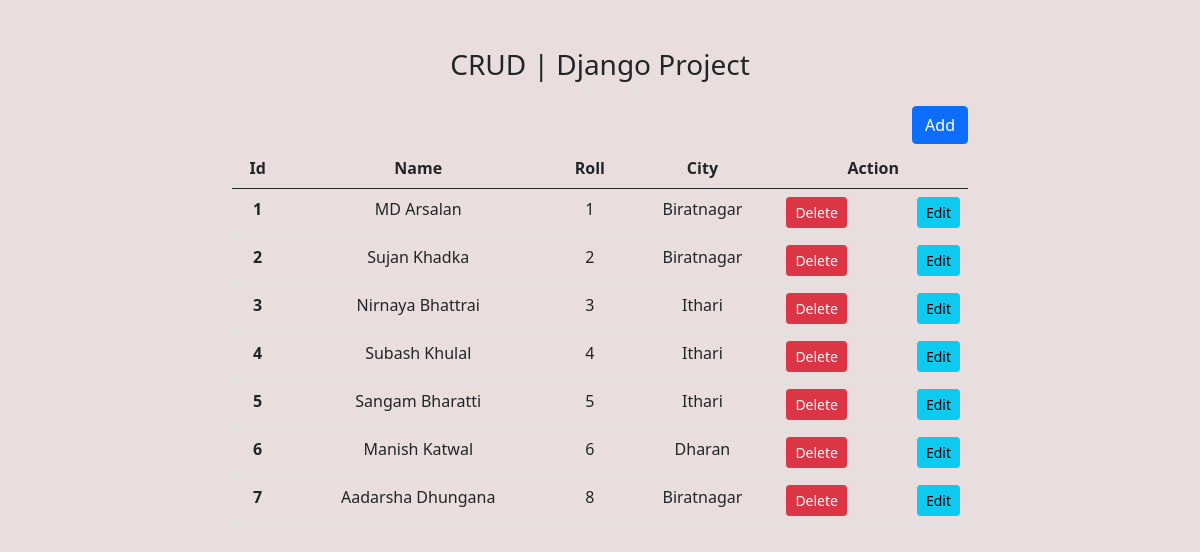
The page / on the database its author committed.
### core/models.py (models this page shows)
class Student(models.Model):
    name =  models.CharField(max_length=90)
    roll = models.IntegerField()
    city = models.CharField(max_length=100)

### core/views.py (the view)
# urls.py: path('', Home.as_view(),name='home'),
class Home(View):
    def get(self, request):
        stu_data = Student.objects.all()
        print(stu_data)  # Debug statement
        return render(request, 'core/home.html', {'studata':stu_data})

### core/templates/core/home.html (shortened to what this page needs)
{% extends 'core/base.html' %}
{% block main_content %}
<section class="container">
    <div class="row justify-content-around text-center text-black mt-5">
        <div class="col-sm-8  ">
            <h3>CRUD | Django Project</h3>
        </div>
    </div>
    <div class="row justify-content-around mt-3">
        <div class="col-sm-8">
            <a href="{% url 'add-student' %}" class='btn btn-primary float-end'>Add</a>
        </div>
    </div>
    <div class="row justify-content-around text-center text-black mt-1">
        <div class="col-sm-8">
            <table class="table">
                <thead>
                    <tr>
                        <th scope="col ">Id</th>
                        <th scope="col ">Name</th>
                        <th scope="col ">Roll</th>
                        <th scope="col ">City</th>
                        <th scope="col ">Action</th>
                    </tr>
                </thead>
                <tbody>
                    {% for stud in studata %}
                    <tr>
                        <th scope="row text-white">{{ forloop.counter }}</th>
                        <td>{{ stud.name }}</td>
                        <td>{{ stud.roll }}</td>
                        <td>{{ stud.city }}</td>
                        <td>
                            <div class="d-flex justify-content-between">
                                <form action="{% url 'delete-student' %}" method="POST">
                                    <input type="submit" value="Delete" class="btn btn-sm btn-danger">
                                </form>
                                <a href="{% url 'edit-student' stud.id %}" class="btn btn-sm btn-info">Edit</a>
                            </div>
                        </td>
                    </tr>
                    {% endfor %}
                </tbody>
            </table>
        </div>
    </div>
</section>
{% endblock %}

### core/templates/core/base.html (shortened to what this page needs)
<!doctype html>
<html lang="en">
  {% load static %}
  <head>
    <link href="https://cdn.jsdelivr.net/npm/bootstrap@5.0.2/dist/css/bootstrap.min.css" rel="stylesheet">
    <link rel="stylesheet" href="{% static 'css/base.css' %}">
  </head>
  <body>
    {% block main_content %}{% endblock %}
  </body>
</html>

### core/static/css/base.css (style rules this page uses)
body { background-color: #e9dddd; }

### rows shown on the page
Student: name "MD Arsalan", roll "1", city "Biratnagar"
Student: name "Sujan Khadka", roll "2", city "Biratnagar"
Student: name "Nirnaya Bhattrai", roll "3", city "Ithari"
Student: name "Subash Khulal", roll "4", city "Ithari"
Student: name "Sangam Bharatti", roll "5", city "Ithari"
Student: name "Manish Katwal", roll "6", city "Dharan"
Student: name "Aadarsha Dhungana", roll "8", city "Biratnagar"
